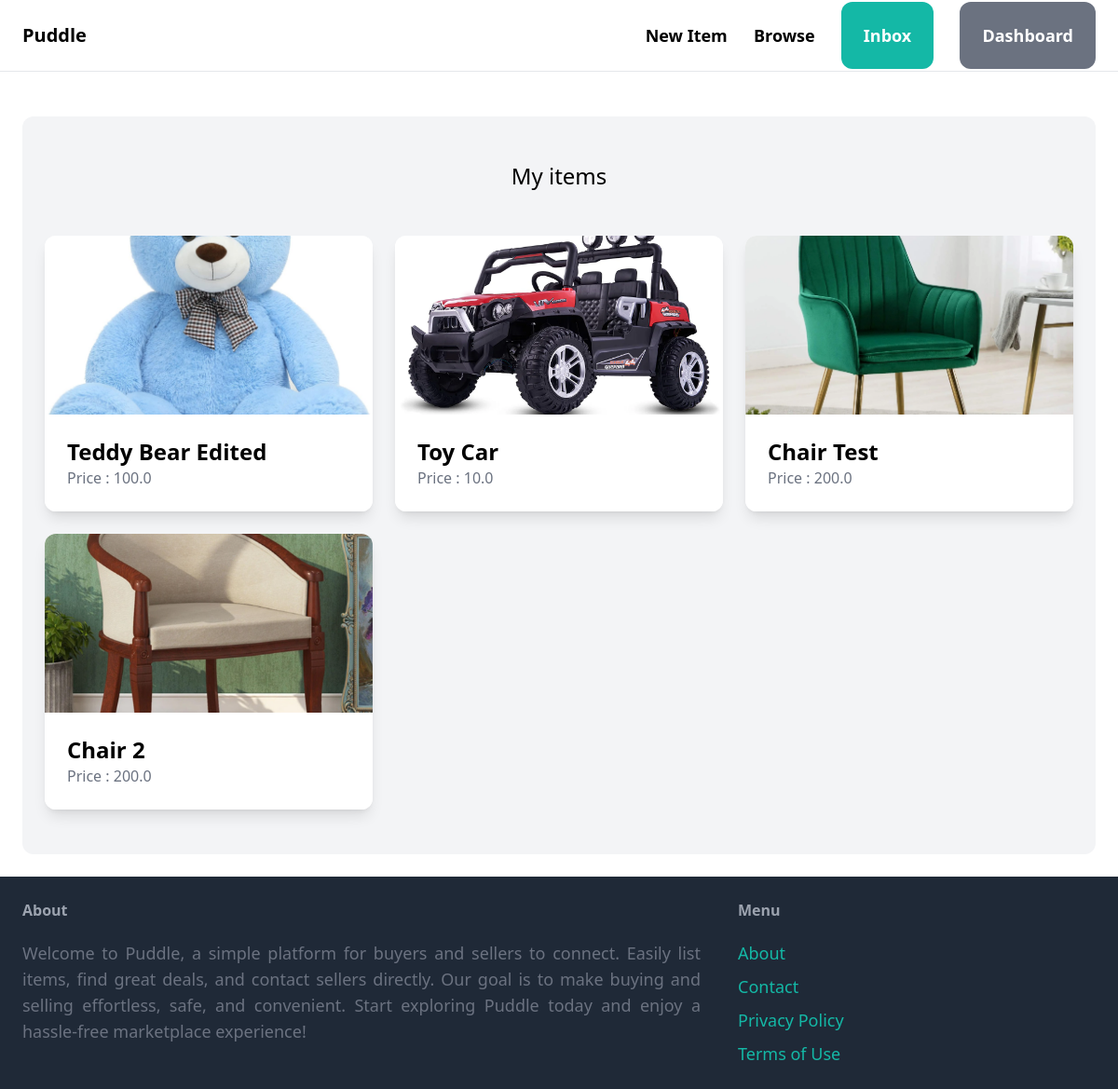
The page /dashboard/ (signed in) on the database its author committed.
### item/models.py (models this page shows, shortened)
class Item(models.Model):
    category = models.ForeignKey(Category,related_name='items',on_delete=models.CASCADE)
    name = models.CharField(max_length=255)
    description = models.TextField(blank=True, null=True)
    price = models.FloatField()
    image = models.ImageField(upload_to='item_images',blank=True,null=True)
    is_sold = models.BooleanField(default=False)
    created_by = models.ForeignKey(User,related_name='items',on_delete=models.CASCADE)
    created_at = models.DateTimeField(auto_now_add=True)

### dashboard/views.py (the view)
# urls.py: path('',views.index,name='index'),
@login_required
def index(request):
    items = Item.objects.filter(created_by = request.user)
    return render(request,'dashboard/index.html',{
        'items' : items,
    })

### dashboard/templates/dashboard/index.html (shortened to what this page needs)
{%extends "core/base.html" %}
{% block content %}
    <div class='mt-6 px-6 py-12 bg-gray-100 rounded-xl'>
        <h2 class='mb-12 text-2xl text-center'>My items</h2>
        <div class='grid grid-cols-1 sm:grid-cols-2 md:grid-cols-3 gap-6'>
            {% for item in items %}
                <div class="bg-white rounded-xl overflow-hidden shadow-lg">
                    <a href='/items/{{item.id}}'>
                        <div>
                            <img src='{{item.image.url}}' class='w-full h-48 object-cover'>
                        </div>
                        <div class='p-6 bg-white'>
                            <h2 class='text-2xl font-bold'>{{item.name}}</h2>
                            <p class='text-gray-500'>Price : {{item.price}}</p>
                        </div>
                    </a>
                </div>
            {% endfor %}
        </div>
    </div>
{% endblock %}

### rows shown on the page
Item: image (picture), name "Teddy Bear Edited", price "100.0"
Item: image (picture), name "Toy Car", price "10.0"
Item: image (picture), name "Chair Test", price "200.0"
Item: image (picture), name "Chair 2", price "200.0"
